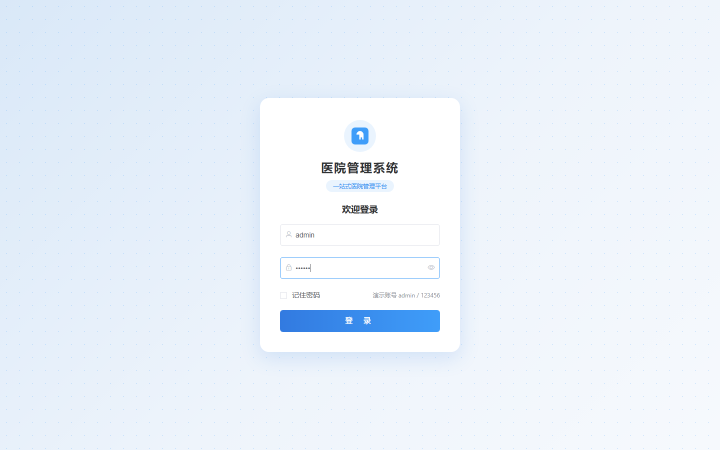
#> input picture tests/e2e/shots/01-login.png, 1440 x 900 px, found by its file name (shown at 1/2 size); its folder holds only this picture in this run
$ python verify_shots.py
#> lines starting #> are read from the running program, lines starting #| are printed output that depends on the picture
# -*- coding: utf-8 -*-
"""Verify rendered E2E screenshots against design tokens: sidebar dark, primary blue, light header."""
import os
from PIL import Image
from collections import Counter

shots = r"F:\Project-Astra\tests\e2e\shots"

def analyze(path):
    im = Image.open(path).convert("RGB")
#> im is the input picture: PIL image 1440x900 RGB; mean R, G, B 234.2, 241.9, 250.6
    w, h = im.size
#> w = 1440; h = 900
    side = im.crop((0, 0, min(220, w), h)).resize((55, h // 4))
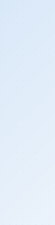
#> side: PIL image 55x225 RGB; mean R, G, B 226.1, 237.3, 249.5
    side_cnt = Counter(side.getdata())
#> side_cnt = 79 items
    blues = Counter()
    small = im.resize((w // 6, h // 6))
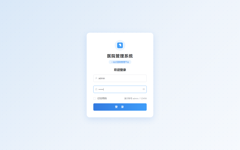
#> small: PIL image 240x150 RGB; mean R, G, B 234.1, 241.7, 250.4
    for (r, g, b) in small.getdata():
        if 60 < b < 250 and 40 < r < 240 and b > r + 25 and b > g + 15:
            blues[(r, g, b)] += 1
#> this loop made 36000 passes
#> (r, g, b) on passes 1 to 3: (217, 232, 248), (217, 232, 248), (217, 232, 248)
#> after the loop, blues = 215 items
    return {
        "size": [w, h],
        "sidebar_top": [list(c) for c, _ in side_cnt.most_common(4)],
        "blues_top": [list(c) + [n] for c, n in blues.most_common(5)]
    }

for f in sorted(os.listdir(shots)):
    if not f.endswith(".png") or f.startswith("fail"):
        continue
    info = analyze(os.path.join(shots, f))
    print(f, info)
#> (printed output is left out)

$ run again, on tests/e2e/shots/05-patients.png
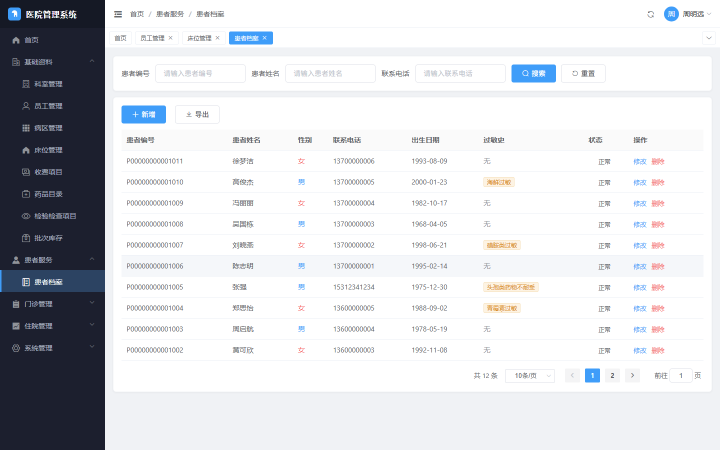
#> input picture tests/e2e/shots/05-patients.png, 1440 x 900 px, found by its file name (shown at 1/2 size)
#> in analyze, im is the input picture: PIL image 1440x900 RGB; mean R, G, B 215.7, 217.3, 221
#> in analyze, `side = im.crop((0, 0, min(220, w), h)).resize((55, h // 4))`:
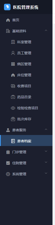
#> side: PIL image 55x225 RGB; mean R, G, B 43.5, 47.8, 62.9
#> side_cnt = 1293 items
#> in analyze, `small = im.resize((w // 6, h // 6))`:
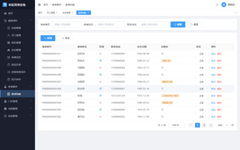
#> small: PIL image 240x150 RGB; mean R, G, B 215.6, 217.2, 220.9
#> the loop in analyze, `for (r, g, b) in small.getdata():` made 36000 passes
#> (r, g, b) on passes 1 to 3: (21, 25, 37), (21, 25, 37), (21, 25, 37)
#> after the loop in analyze, `for (r, g, b) in small.getdata():`: blues = 192 items
#> (printed output is left out)

$ run again, on tests/e2e/shots/06-schedules.png
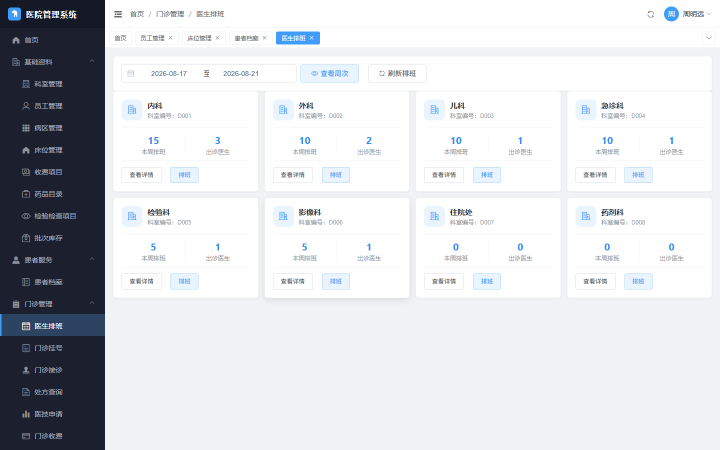
#> input picture tests/e2e/shots/06-schedules.png, 1440 x 900 px, found by its file name (shown at 1/2 size)
#> in analyze, im is the input picture: PIL image 1440x900 RGB; mean R, G, B 214.6, 216.7, 220.8
#> in analyze, `side = im.crop((0, 0, min(220, w), h)).resize((55, h // 4))`:
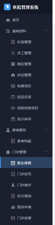
#> side: PIL image 55x225 RGB; mean R, G, B 44.4, 48.6, 63.8
#> side_cnt = 1507 items
#> in analyze, `small = im.resize((w // 6, h // 6))`:
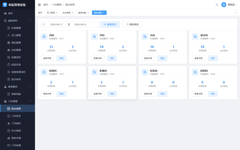
#> small: PIL image 240x150 RGB; mean R, G, B 214.6, 216.6, 220.8
#> the loop in analyze, `for (r, g, b) in small.getdata():` made 36000 passes
#> (r, g, b) on passes 1 to 3: (21, 25, 37), (21, 25, 37), (21, 25, 37)
#> after the loop in analyze, `for (r, g, b) in small.getdata():`: blues = 223 items
#| 06-schedules.png {'size': [1440, 900], 'sidebar_top': [[28, 31, 46], [21, 25, 37], [44, 67, 98], [240, 242, 245]], 'blues_top': [[44, 67, 98, 63], [45, 68, 100, 31], [43, 64, 94, 31], [44, 67, 99, 15], [41, 65, 96, 7]]}

$ run again, on tests/e2e/shots/07-registrations.png
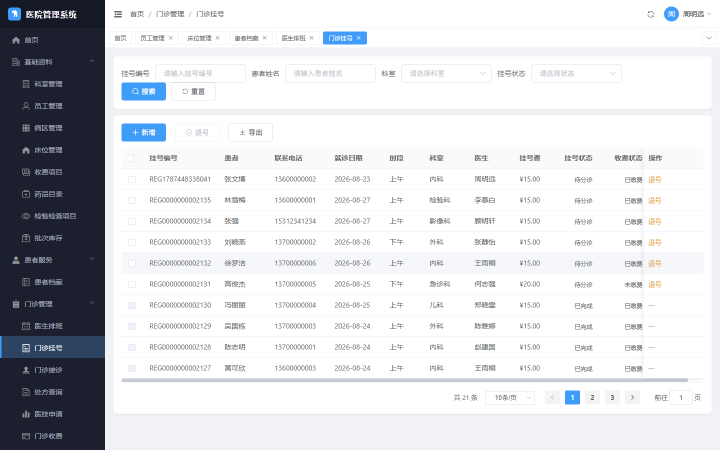
#> input picture tests/e2e/shots/07-registrations.png, 1440 x 900 px, found by its file name (shown at 1/2 size)
#> in analyze, im is the input picture: PIL image 1440x900 RGB; mean R, G, B 215.2, 216.9, 220.6
#> in analyze, `side = im.crop((0, 0, min(220, w), h)).resize((55, h // 4))`:
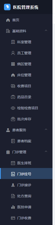
#> side: PIL image 55x225 RGB; mean R, G, B 44.3, 48.6, 63.8
#> side_cnt = 1528 items
#> in analyze, `small = im.resize((w // 6, h // 6))`:
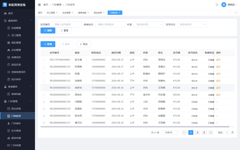
#> small: PIL image 240x150 RGB; mean R, G, B 215.1, 216.8, 220.4
#> the loop in analyze, `for (r, g, b) in small.getdata():` made 36000 passes
#> (r, g, b) on passes 1 to 3: (21, 25, 37), (21, 25, 37), (21, 25, 37)
#> after the loop in analyze, `for (r, g, b) in small.getdata():`: blues = 200 items
#> (printed output is left out)

$ run again, on tests/e2e/shots/02-dashboard.png
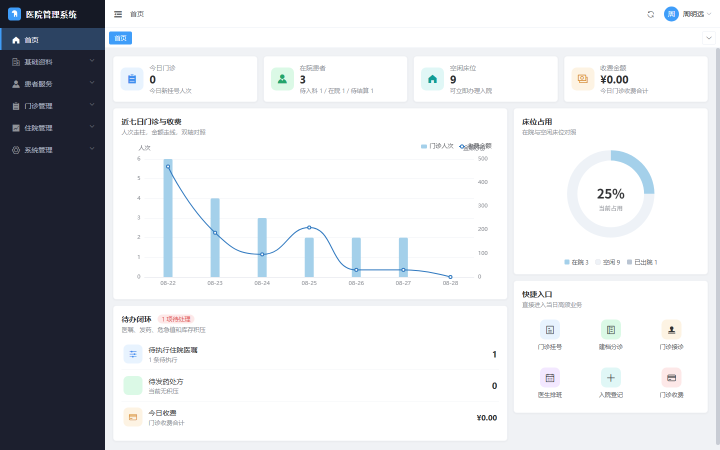
#> input picture tests/e2e/shots/02-dashboard.png, 1440 x 900 px, found by its file name (shown at 1/2 size)
#> in analyze, im is the input picture: PIL image 1440x900 RGB; mean R, G, B 216.6, 218.4, 221.6
#> in analyze, `side = im.crop((0, 0, min(220, w), h)).resize((55, h // 4))`:
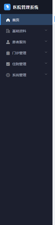
#> side: PIL image 55x225 RGB; mean R, G, B 40.9, 45.1, 60.4
#> side_cnt = 724 items
#> in analyze, `small = im.resize((w // 6, h // 6))`:
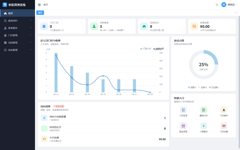
#> small: PIL image 240x150 RGB; mean R, G, B 216.5, 218.3, 221.6
#> the loop in analyze, `for (r, g, b) in small.getdata():` made 36000 passes
#> (r, g, b) on passes 1 to 3: (21, 25, 37), (21, 25, 37), (21, 25, 37)
#> after the loop in analyze, `for (r, g, b) in small.getdata():`: blues = 269 items
#> (printed output is left out)
